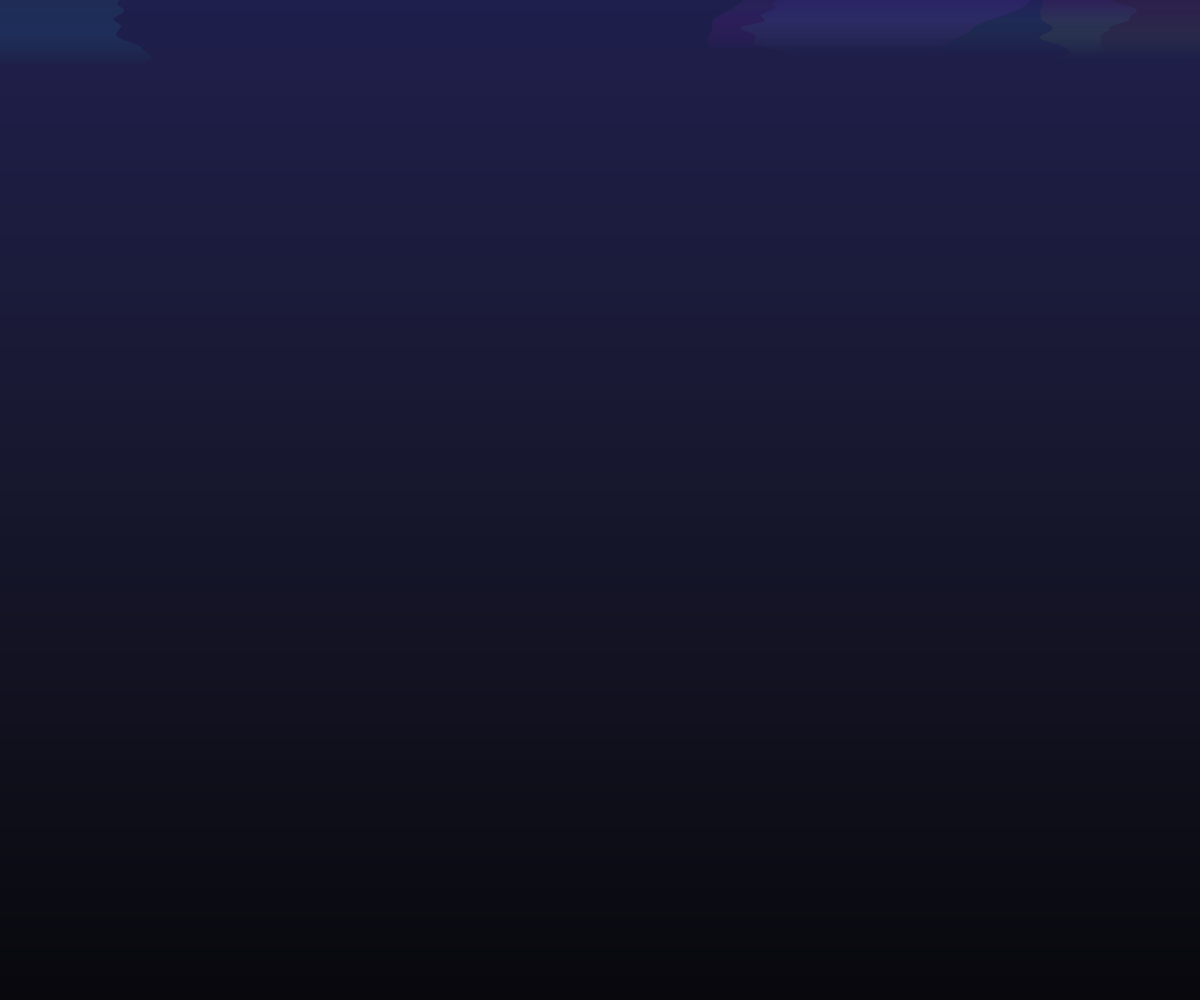
Frame 1 (no input)
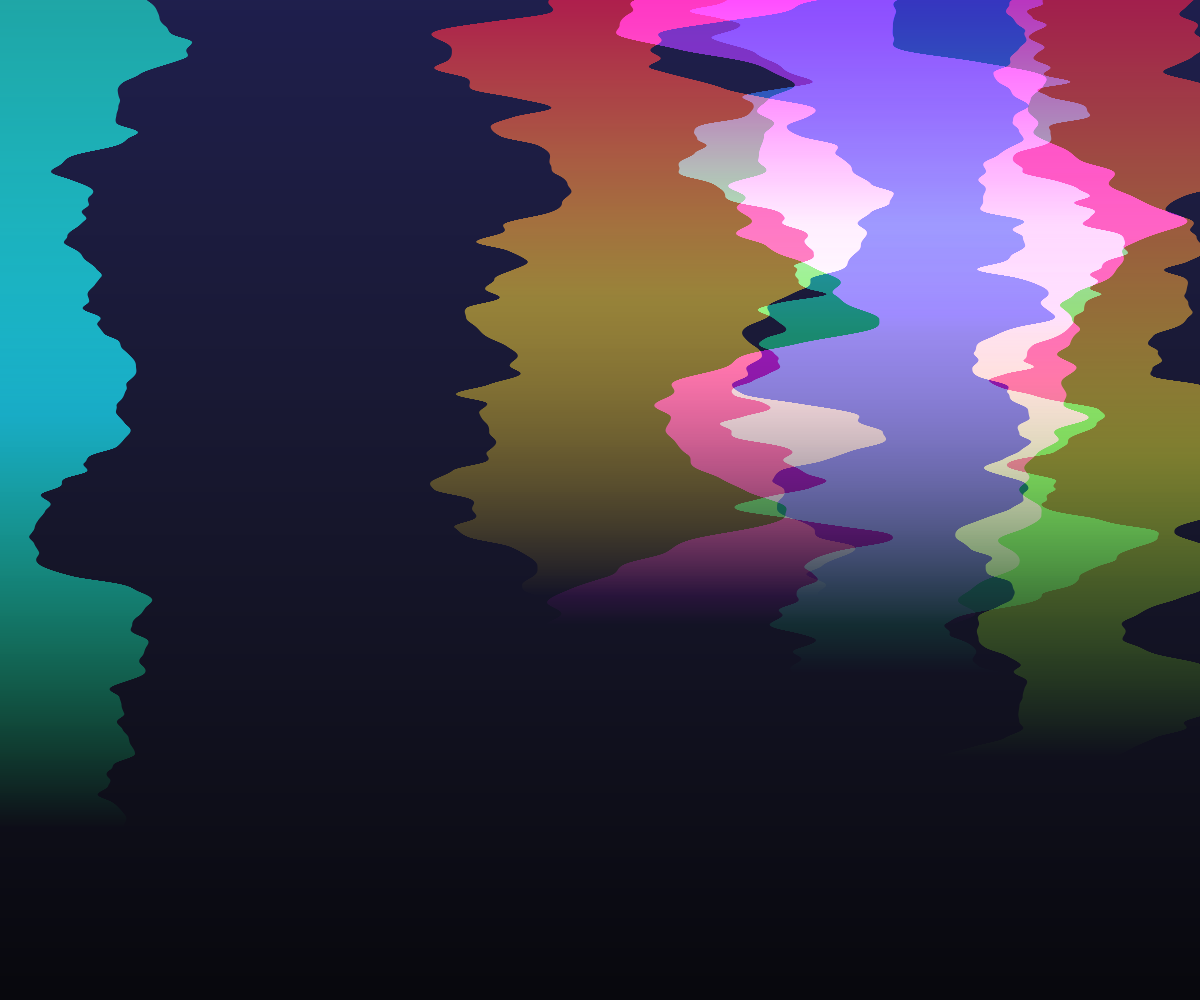
Frame 60 (no input)
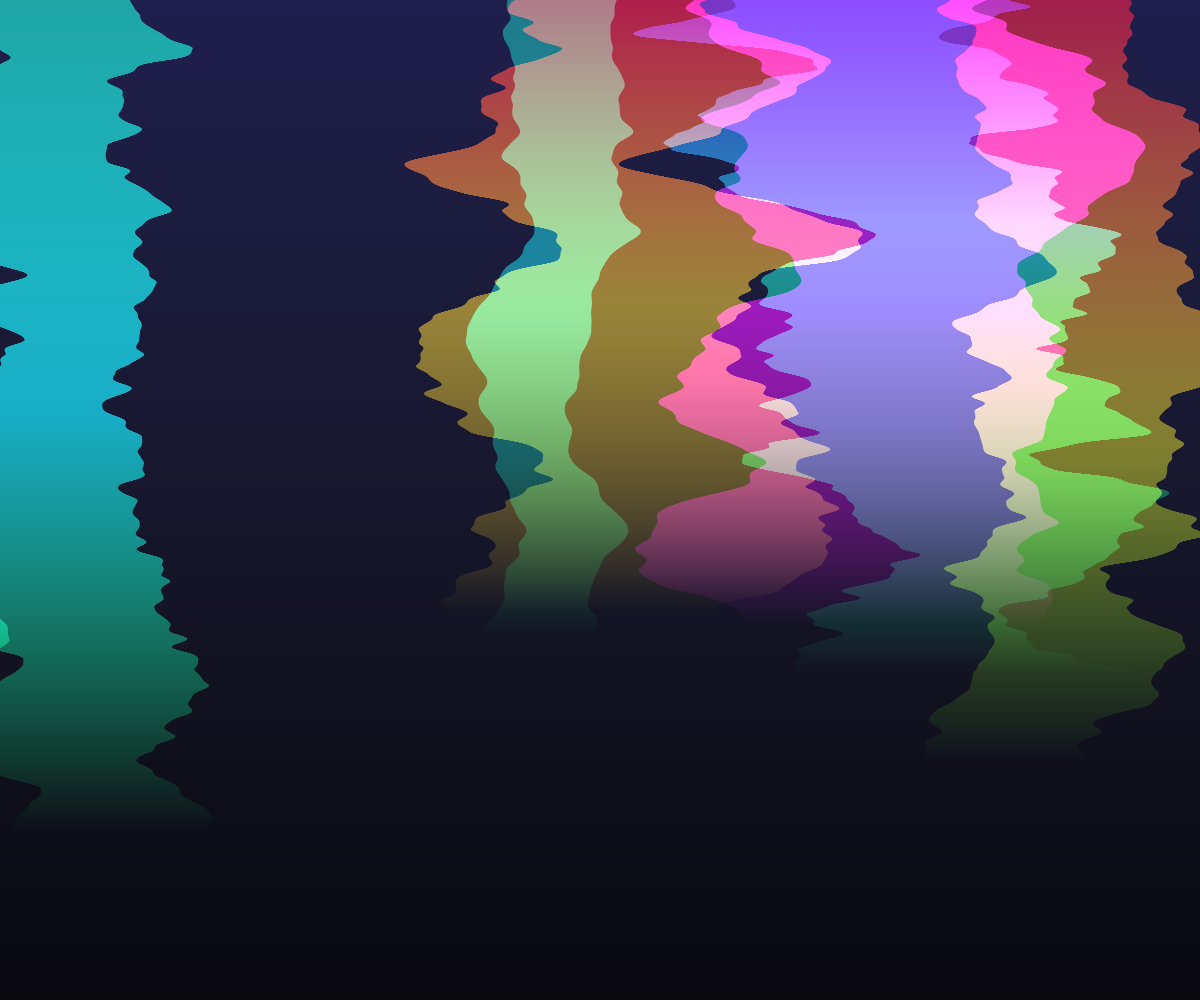
Frame 120 (the mouse pressed at the canvas centre since frame 60)

The p5.js sketch that drew these frames (run headless with seeded random() and noise() and a simulated clock; from frame 60 on, the mouse is pressed at the canvas centre):

// p5.js sketch
// ── sketch.js
// Genuary 21: Gradients Only - Gradient Aurora
// By [Your Name/Alias Here] - Based on concept by Chat

let auroraBands = [];
let bgColor1, bgColor2;

// Aurora Color Palettes (feel free to experiment!)
const palettes = [
  // Classic Greens
  [ [0, 150, 100], [50, 255, 150], [100, 255, 200] ],
  // Pink/Purple Hues
  [ [280, 80, 80], [300, 100, 100], [330, 90, 100] ],
  // Cyan/Green Mix
  [ [160, 100, 80], [180, 255, 200], [140, 255, 180] ],
  // Multi-color (more complex gradients)
  [ [240, 80, 90], [150, 100, 100], [50, 100, 100] ],
];

function setup() {
  createCanvas(windowWidth, windowHeight);
  colorMode(HSB, 360, 100, 100, 100); // Hue, Saturation, Brightness, Alpha
  noStroke();

  // Background gradient colors
  bgColor1 = color(240, 60, 30); // Deep Blue/Purple
  bgColor2 = color(240, 40, 5);  // Near Black

  // Initial burst of bands
  for (let i = 0; i < 5; i++) {
      auroraBands.push(new AuroraBand());
  }
}

function draw() {
  // 1. Draw the background gradient (manually)
  drawVerticalGradient(0, 0, width, height, bgColor1, bgColor2);

  // 2. Additive blending for light effect
  blendMode(ADD);

  // 3. Update and display aurora bands
  for (let i = auroraBands.length - 1; i >= 0; i--) {
    let band = auroraBands[i];
    band.update();
    band.display();
    if (band.isDone()) {
      auroraBands.splice(i, 1); // Remove dead bands
    }
  }

  // 4. Reset blend mode for next frame's background
  blendMode(BLEND);

  // 5. Occasionally spawn new bands
  if (random(1) < 0.03 && auroraBands.length < 15) { // Control spawn rate and max bands
    auroraBands.push(new AuroraBand());
  }
}

// Function to draw a vertical gradient using thin rectangles
function drawVerticalGradient(x, y, w, h, c1, c2) {
  push();
  noStroke();
  for (let i = y; i <= y + h; i++) {
    let inter = map(i, y, y + h, 0, 1);
    let c = lerpColor(c1, c2, inter);
    fill(c);
    rect(x, i, w, 1); // Draw thin horizontal strips
  }
  pop();
}


// AuroraBand Class
class AuroraBand {
  constructor() {
    this.x = random(width * -0.1, width * 1.1); // Allow starting off-screen
    this.y = 0; // Start at the top
    this.maxHeight = random(height * 0.6, height * 0.95);
    this.currentHeight = 0; // Starts invisible and grows
    this.maxWidth = random(width * 0.1, width * 0.5); // Max width it can shimmer to
    this.baseWidth = this.maxWidth * random(0.3, 0.6); // Average width

    // Choose a random palette and colors
    let palette = random(palettes);
    this.c1 = color(palette[0][0], palette[0][1], palette[0][2]);
    this.c2 = color(palette[1][0], palette[1][1], palette[1][2]);
    // Optional third color for more complex gradient
    this.c3 = random(1) > 0.5 ? color(palette[2][0], palette[2][1], palette[2][2]) : this.c2;

    this.alpha = 0; // Start transparent
    this.maxAlpha = random(40, 80); // Max opacity (keep it ethereal)
    this.lifespan = random(300, 600); // Frames to live
    this.age = 0;

    // Noise parameters for shimmering
    this.noiseOffsetX = random(1000);
    this.noiseOffsetY = random(1000);
    this.noiseScaleX = random(0.005, 0.015);
    this.noiseScaleY = random(0.008, 0.02);
    this.noiseSpeed = random(0.005, 0.01);

    // Phase: 0=fading in, 1=living, 2=fading out
    this.phase = 0;
    this.fadeInSpeed = random(1, 3);
    this.fadeOutSpeed = random(0.5, 1.5);
    this.driftSpeed = random(-0.5, 0.5); // Slow horizontal drift
  }

  update() {
    this.age++;
    this.x += this.driftSpeed;

    // Phase handling (fade in, live, fade out)
    if (this.phase === 0) { // Fading in
      this.alpha = lerp(this.alpha, this.maxAlpha, 0.1);
      this.currentHeight = lerp(this.currentHeight, this.maxHeight, 0.08);
      if (abs(this.alpha - this.maxAlpha) < 1 && abs(this.currentHeight - this.maxHeight) < 5) {
        this.alpha = this.maxAlpha;
        this.currentHeight = this.maxHeight;
        this.phase = 1; // Transition to living phase
      }
    } else if (this.phase === 1) { // Living
        if (this.age > this.lifespan * 0.7) { // Start fading out in the last 30% of life
            this.phase = 2;
        }
    } else if (this.phase === 2) { // Fading out
      this.alpha = lerp(this.alpha, 0, 0.05);
      // Optional: Could also shrink height here
    }

    // Keep track of noise offsets over time
    this.noiseOffsetX += this.noiseSpeed;
    this.noiseOffsetY += this.noiseSpeed; // Add vertical dimension to noise evolution
  }

  display() {
    push();
    // Iterate vertically to draw gradient segments
    for (let y = this.y; y < this.y + this.currentHeight; y++) {
      // Map current y to gradient interpolation factor (0 to 1)
      let inter = map(y, this.y, this.y + this.currentHeight, 0, 1);

      // Interpolate color (can be 2-step or 3-step)
      let col;
      if (inter < 0.5) {
        col = lerpColor(this.c1, this.c2, map(inter, 0, 0.5, 0, 1));
      } else {
        col = lerpColor(this.c2, this.c3, map(inter, 0.5, 1, 0, 1));
      }

      // Calculate shimmer using Perlin noise
      // Noise input uses both y-position and time (noiseOffsetX)
      let noiseValX = noise(this.noiseOffsetX + y * this.noiseScaleY, this.noiseOffsetY);
      let noiseValW = noise(this.noiseOffsetX + y * this.noiseScaleY + 10, this.noiseOffsetY + 10); // Different noise for width

      // Map noise to horizontal offset and width variation
      let xOffset = map(noiseValX, 0, 1, -this.maxWidth * 0.4, this.maxWidth * 0.4);
      let segmentWidth = this.baseWidth + map(noiseValW, 0, 1, -this.baseWidth * 0.5, this.maxWidth - this.baseWidth);

      // Calculate final position and apply alpha
      let currentX = this.x + xOffset;
      let currentAlpha = this.alpha * (1.0 - pow(inter, 3)); // Fade out towards bottom edge slightly
      col.setAlpha(currentAlpha);

      // Draw the thin horizontal segment
      fill(col);
      rect(currentX - segmentWidth / 2, y, segmentWidth, 1); // Centered segment
    }
    pop();
  }

  isDone() {
    // Consider done if completely faded or moved way off-screen
    return (this.phase === 2 && this.alpha < 0.1) || this.x < -this.maxWidth * 2 || this.x > width + this.maxWidth * 2;
  }
}

function windowResized() {
  resizeCanvas(windowWidth, windowHeight);
  // Re-calculate background colors if needed (though not strictly necessary here)
  bgColor1 = color(240, 60, 30);
  bgColor2 = color(240, 40, 5);
}
